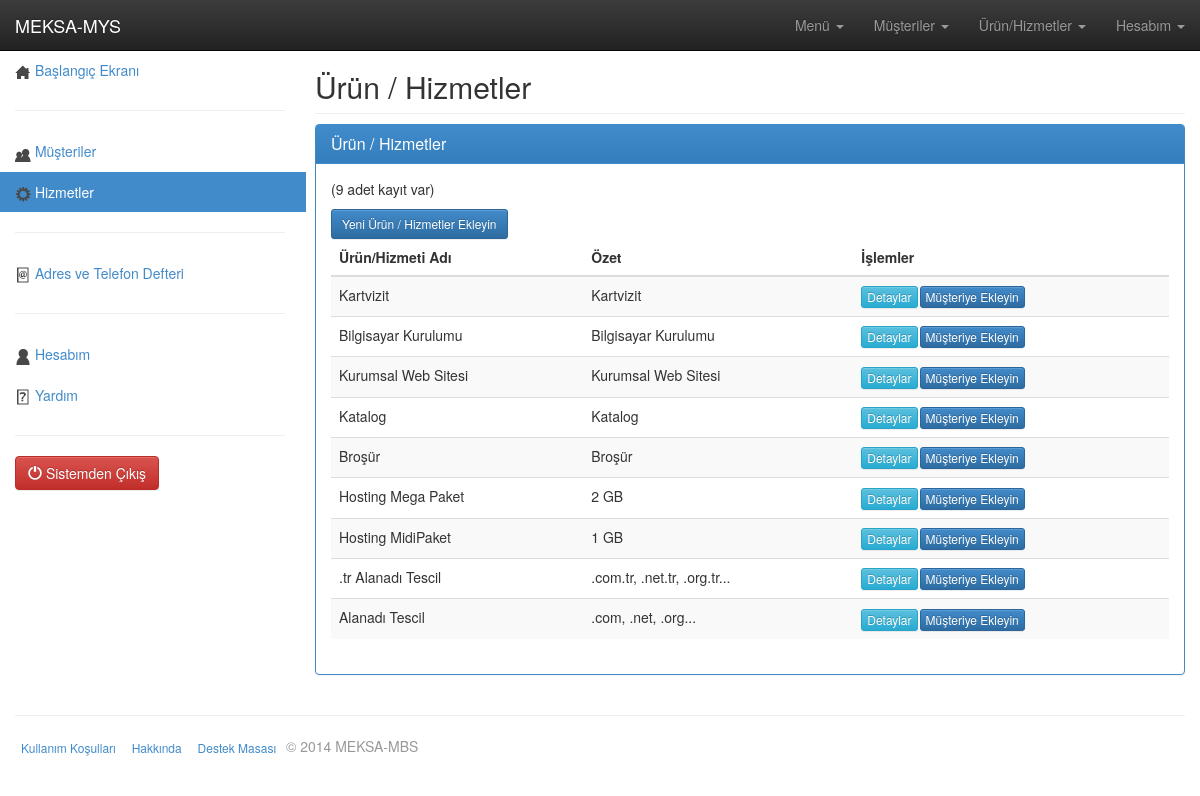
Screenshot of /hizmet-gor.php (signed in) with the database file from the repository.
### tables this page shows
CREATE TABLE IF NOT EXISTS `tbl_hizmetler` (
  `ID` int(11) NOT NULL AUTO_INCREMENT,
  `HizmetAdi` varchar(100) NOT NULL,
  `HizmetOzet` char(255) NOT NULL,
  `HizmetDetay` varchar(1000) NOT NULL,
  `SistemeKayit` timestamp NOT NULL DEFAULT CURRENT_TIMESTAMP,
  PRIMARY KEY (`ID`)
);

### hizmet-gor.php (the view, shortened to what this page needs)
<!doctype html>
<html>
<head>
<?php
include_once("panel-html-head.php");
$UrunHizmetGetir_SQL="SELECT *  FROM  `tbl_hizmetler` ORDER BY ID DESC ";
$UrunHizmetMusteriler=mysql_query($UrunHizmetGetir_SQL);
?>
</head>
<body style="padding-top:50px;">
<?php include_once("navbar.php");?>
    <div class="container-fluid">
      <div class="row">
	<?php include("sidebar.php");?>
	<div class="col-md-9">
          <h2 class="sub-header">Ürün / Hizmetler</h2>
<div class="row">
        <div class="col-sm-12">
          <div class="panel panel-primary">
            <div class="panel-heading">
              <h3 class="panel-title">Ürün / Hizmetler</h3>
            </div>
            <div class="panel-body">
             <p class="">(<?php echo $HizmetSayisi = mysql_num_rows($UrunHizmetMusteriler);?> adet kayıt var)</p>
            <a class="btn btn-sm btn-primary" href="hizmet-ekle.php">Yeni Ürün / Hizmetler Ekleyin</a>
	 <div class="table-responsive">
            <table class="table table-striped">
              <thead>
                <tr>
                  <th>Ürün/Hizmeti Adı</th>
                  <th>Özet</th>
                  <th>İşlemler</th>
                  </tr>
              </thead>
              <tbody>
<?php
while($UrunHizmetBilgi = mysql_fetch_array($UrunHizmetMusteriler))
{ ?>
				<tr>
                  <td><?php echo $UrunHizmetBilgi[HizmetAdi]?></td>
                  <td><?php echo $UrunHizmetBilgi[HizmetOzet]?></td>
                  <td>
              <form action="hizmet-detay.php" method="post" enctype="multipart/form-data" name="IsEkle" class="form" style="float:left">
                    <input name="" type="submit" class="btn btn-xs btn-info" value="Detaylar" style="margin-right:2px;">
                    </form>
              <form action="is-ekle.php" method="post" enctype="multipart/form-data" name="IsEkle" class="form" style="float:left">
                    <input name="" type="submit" class="btn btn-xs btn-primary" value="Müşteriye Ekleyin"  style="margin-right:2px;">
                    </form>
                  </td>
                </tr>
<?php }	?>
              </tbody>
            </table>
          </div>
            </div>
          </div>
        </div>
      </div>
    </div>
    </div><hr>
    </div>
<?php include_once("footer.php");?>
</body>
</html>

### panel-html-head.php (shortened to what this page needs)
<link rel="stylesheet" type="text/css" href="assets/css/bootstrap.css">
<link rel="stylesheet" type="text/css" href="assets/css/bootstrap-theme.min.css">
<link rel="stylesheet" type="text/css" href="assets/css/panel.css">

### navbar.php (shortened to what this page needs)
<div class="navbar navbar-inverse navbar-fixed-top" role="navigation">
  <div class="container-fluid">
    <div class="navbar-header">
      <a class="navbar-brand" href="index.php">MEKSA-MYS</a>
    </div>
    <div class="navbar-collapse collapse">
      <ul class="nav navbar-nav navbar-right">
        <li class="dropdown"><a href="#" class="dropdown-toggle" data-toggle="dropdown">Menü <b class="caret"></b></a>
        </li>
        <li class="dropdown"><a href="#" class="dropdown-toggle" data-toggle="dropdown">Müşteriler <b class="caret"></b></a>
        </li>
        <li class="dropdown"><a href="#" class="dropdown-toggle" data-toggle="dropdown">Ürün/Hizmetler <b class="caret"></b></a>
        </li>
        <li class="dropdown"><a href="#" class="dropdown-toggle" data-toggle="dropdown">Hesabım <b class="caret"></b></a>
        </li>
      </ul>
    </div>
  </div>
</div>

### sidebar.php (shortened to what this page needs)
        <div class="col-md-3">
          <ul class="nav nav-sidebar">
            <li class="<?php if(strstr($_SERVER[SCRIPT_NAME],"index.php")==true) {echo 'active';}?>"><a href="index.php"><img src="assets/images/icons/home32.png" width="16" height="16" class=""> Başlangıç Ekranı</a></li>
          </ul>
          <hr>
          <ul class="nav nav-sidebar">
            <li class="<?php if(strstr($_SERVER[SCRIPT_NAME],"musteri-gor.php")==true) {echo 'active';}?>"><a href="musteri-gor.php"><img src="assets/images/icons/users32.png" width="16" height="16" class=""> Müşteriler</a></li>
            <li class="<?php if(strstr($_SERVER[SCRIPT_NAME],"hizmet-gor.php")==true) {echo 'active';}?>"><a href="hizmet-gor.php"><img src="assets/images/icons/gear32.png" width="16" height="16" class=""> Hizmetler</a></li>
          </ul>
          <hr>
          <ul class="nav nav-sidebar">
                    <li class="<?php if(strstr($_SERVER[SCRIPT_NAME],"fihrist.php")==true) {echo 'active';}?>"><a href="fihrist.php"><img src="assets/images/icons/contactbook32.png" width="16" height="16" class=" "> Adres ve Telefon Defteri</a></li>
          </ul>
          <hr>
          <ul class="nav nav-sidebar">
            <li class="<?php if(strstr($_SERVER[SCRIPT_NAME],"hesabim.php")==true) {echo 'active';}?>"><a href="hesabim.php"><img src="assets/images/icons/user32.png" width="16" height="16" class=""> Hesabım</a></li>
            <li class="<?php if(strstr($_SERVER[SCRIPT_NAME],"yardim.php")==true) {echo 'active';}?>"><a href="yardim.php"><img src="assets/images/icons/questionbook32.png" width="16" height="16" class=""> Yardım</a></li>
          </ul>
<hr>
          <a href="logout.php" class="btn btn-danger"><span class="glyphicon glyphicon-off  "></span>  Sistemden Çıkış</a>
</div>

### footer.php (shortened to what this page needs)
<div id="footer">
  <div class="container-fluid">
    <p class="text-muted"><a href="#" class="btn btn-xs btn-link">Kullanım Koşulları</a> <a href="about.php" class="btn btn-xs btn-link">Hakkında</a> <a href="#" class="btn btn-xs btn-link">Destek Masası</a> &copy; 2014 MEKSA-MBS</p>
  </div>
</div>

### assets/css/panel.css (style rules this page uses)
body { padding-top: 50px; }
.sub-header { padding-bottom: 10px; border-bottom: 1px solid #eee; }
.nav-sidebar { margin-right: -21px; margin-bottom: 20px; margin-left: -20px; }
.nav-sidebar > li > a { padding-right: 20px; padding-left: 20px; }
.nav-sidebar > .active > a { color: #fff; background-color: #428bca; }

### rows the page displays
tbl_hizmetler: HizmetAdi "Kartvizit", HizmetOzet "Kartvizit"
tbl_hizmetler: HizmetAdi "Bilgisayar Kurulumu", HizmetOzet "Bilgisayar Kurulumu"
tbl_hizmetler: HizmetAdi "Kurumsal Web Sitesi", HizmetOzet "Kurumsal Web Sitesi"
tbl_hizmetler: HizmetAdi "Katalog", HizmetOzet "Katalog"
tbl_hizmetler: HizmetAdi "Broşür", HizmetOzet "Broşür"
tbl_hizmetler: HizmetAdi "Hosting Mega Paket", HizmetOzet "2 GB"
tbl_hizmetler: HizmetAdi "Hosting MidiPaket", HizmetOzet "1 GB"
tbl_hizmetler: HizmetAdi ".tr Alanadı Tescil", HizmetOzet ".com.tr, .net.tr, .org.tr..."
tbl_hizmetler: HizmetAdi "Alanadı Tescil", HizmetOzet ".com, .net, .org..."

### other values shown
$HizmetSayisi = mysql_num_rows($UrunHizmetMusteriler) "9"
